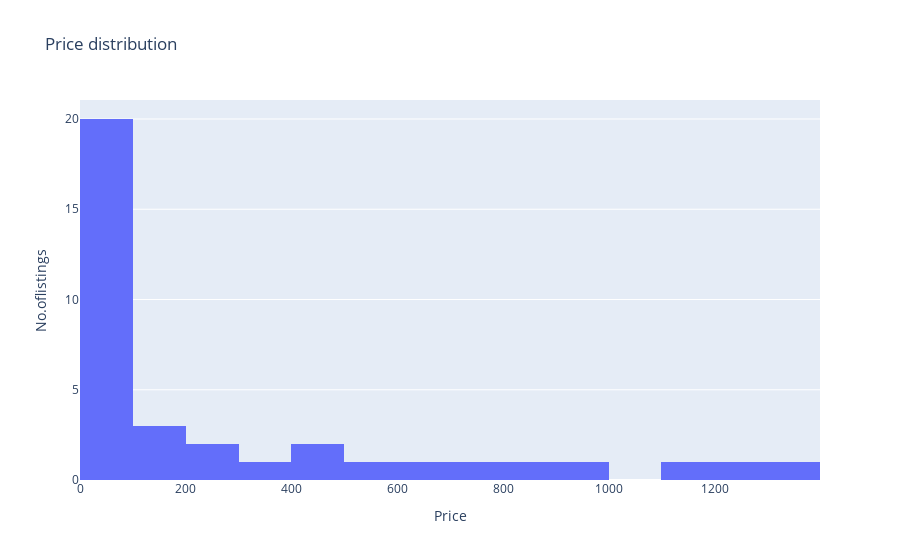

Source (notebook cell):
### Code cell
p = px.histogram(dados_estado_plot, 
                 x ='confirmed', 
                 nbins = 15, 
                 title ='Price distribution')
p.update_xaxes(title='Price')
p.update_yaxes(title='No.oflistings')
p.show()

### Figure 1 — Plotly figure (JSON) as saved in the notebook; plotly's stock layout.template omitted (floating-point values rounded to 4 significant figures)
{"data": [{"alignmentgroup": "True", "bingroup": "x", "hovertemplate": "confirmed=%{x}<br>count=%{y}<extra></extra>", "legendgroup": "", "marker": {"color": "#636efa"}, "name": "", "nbinsx": 15, "offsetgroup": "", "orientation": "v", "showlegend": false, "type": "histogram", "x": [2, 2, 6, 7, 13, 14, 25, 28, 30, 30, 31, 33, 38, 46, 50, 52, 58, 64, 74, 92, 119, 139, 146, 221, 254, 340, 413, 486, 557, 672, 733, 857, 958, 1136, 1255, 1399], "xaxis": "x", "yaxis": "y"}], "layout": {"barmode": "relative", "legend": {"tracegroupgap": 0}, "title": {"text": "Price distribution"}, "xaxis": {"anchor": "y", "domain": [0.0, 1.0], "title": {"text": "Price"}}, "yaxis": {"anchor": "x", "domain": [0.0, 1.0], "title": {"text": "No.oflistings"}}}}
